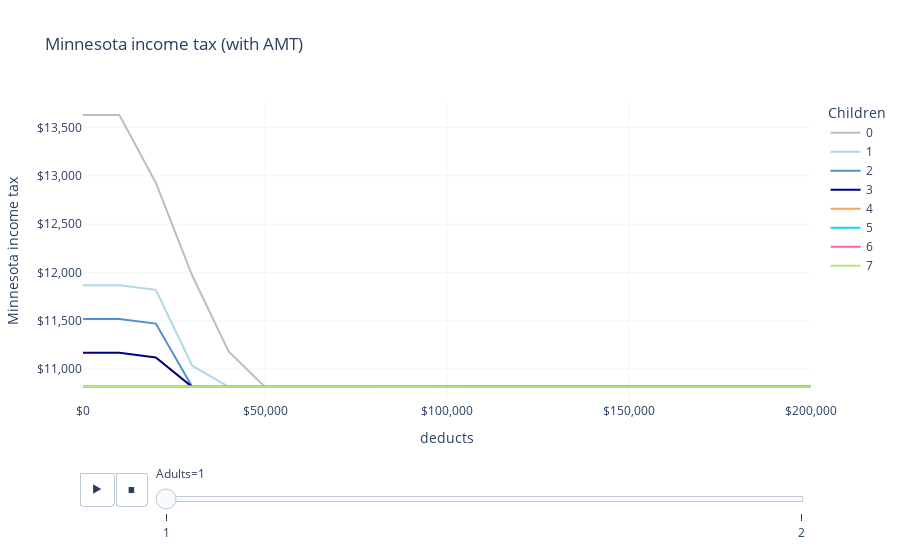

Here is the notebook cell this chart was saved with:
### Code cell
df = pd.concat(l)

LABELS = dict(
    employment_income="Employment income",
    state_income_tax="Minnesota income tax",
    mtr="Marginal tax rate",
    adults="Adults",
    children="Children",
    amt="Alternative minimum tax",
    basic_tax="Minnesota income tax without AMT",
    deduts="Minnesota itemizeded deductions"
)
LIGHT_GRAY = "#F5F5F5"
GRAY = "#BDBDBD"
BLUE = "#5091cc"
LIGHT_BLUE = "lightblue"
DARK_BLUE = "darkblue"

COLOR_MAP = {"0": GRAY, "1": LIGHT_BLUE, "2": BLUE, "3": DARK_BLUE}

fig = px.line(
    df,
    "deducts",
    "state_income_tax",
    color="children",
    animation_frame="adults",
    labels=LABELS,
    title="Minnesota income tax (with AMT)",
    color_discrete_map=COLOR_MAP,
)
fig.update_layout(
    xaxis_tickformat="$,",
    yaxis_tickformat="$,",
    plot_bgcolor="white",
    xaxis_gridcolor=LIGHT_GRAY,
    yaxis_gridcolor=LIGHT_GRAY,
)
fig.show()

### Figure 1 — Plotly figure (JSON) as saved in the notebook; plotly's stock layout.template omitted (floating-point values rounded to 4 significant figures)
{"data": [{"hovertemplate": "Children=0<br>Adults=1<br>deducts=%{x}<br>Minnesota income tax=%{y}<extra></extra>", "legendgroup": "0", "line": {"color": "#BDBDBD", "dash": "solid"}, "marker": {"symbol": "circle"}, "mode": "lines", "name": "0", "orientation": "v", "showlegend": true, "type": "scatter", "x": [0, 10000, 20000, 30000, 40000, 50000, 60000, 70000, 80000, 90000, 100000, 110000, 120000, 130000, 140000, 150000, 160000, 170000, 180000, 190000, 200000], "xaxis": "x", "y": [13629, 13629, 12930, 11969, 11184, 10817, 10817, 10817, 10817, 10817, 10817, 10818, 10818, 10818, 10818, 10818, 10818, 10818, 10818, 10818, 10818], "yaxis": "y"}, {"hovertemplate": "Children=1<br>Adults=1<br>deducts=%{x}<br>Minnesota income tax=%{y}<extra></extra>", "legendgroup": "1", "line": {"color": "lightblue", "dash": "solid"}, "marker": {"symbol": "circle"}, "mode": "lines", "name": "1", "orientation": "v", "showlegend": true, "type": "scatter", "x": [0, 10000, 20000, 30000, 40000, 50000, 60000, 70000, 80000, 90000, 100000, 110000, 120000, 130000, 140000, 150000, 160000, 170000, 180000, 190000, 200000], "xaxis": "x", "y": [11868, 11868, 11821, 11036, 10818, 10818, 10818, 10818, 10818, 10818, 10818, 10818, 10818, 10818, 10818, 10818, 10818, 10818, 10818, 10818, 10818], "yaxis": "y"}, {"hovertemplate": "Children=2<br>Adults=1<br>deducts=%{x}<br>Minnesota income tax=%{y}<extra></extra>", "legendgroup": "2", "line": {"color": "#5091cc", "dash": "solid"}, "marker": {"symbol": "circle"}, "mode": "lines", "name": "2", "orientation": "v", "showlegend": true, "type": "scatter", "x": [0, 10000, 20000, 30000, 40000, 50000, 60000, 70000, 80000, 90000, 100000, 110000, 120000, 130000, 140000, 150000, 160000, 170000, 180000, 190000, 200000], "xaxis": "x", "y": [11519, 11519, 11472, 10818, 10818, 10818, 10818, 10818, 10818, 10818, 10818, 10818, 10818, 10818, 10818, 10818, 10818, 10818, 10818, 10818, 10818], "yaxis": "y"}, {"hovertemplate": "Children=3<br>Adults=1<br>deducts=%{x}<br>Minnesota income tax=%{y}<extra></extra>", "legendgroup": "3", "line": {"color": "darkblue", "dash": "solid"}, "marker": {"symbol": "circle"}, "mode": "lines", "name": "3", "orientation": "v", "showlegend": true, "type": "scatter", "x": [0, 10000, 20000, 30000, 40000, 50000, 60000, 70000, 80000, 90000, 100000, 110000, 120000, 130000, 140000, 150000, 160000, 170000, 180000, 190000, 200000], "xaxis": "x", "y": [11170, 11170, 11122, 10817, 10817, 10818, 10818, 10818, 10818, 10818, 10818, 10818, 10818, 10818, 10818, 10818, 10818, 10818, 10818, 10818, 10818], "yaxis": "y"}, {"hovertemplate": "Children=4<br>Adults=1<br>deducts=%{x}<br>Minnesota income tax=%{y}<extra></extra>", "legendgroup": "4", "line": {"color": "#FFA15A", "dash": "solid"}, "marker": {"symbol": "circle"}, "mode": "lines", "name": "4", "orientation": "v", "showlegend": true, "type": "scatter", "x": [0, 10000, 20000, 30000, 40000, 50000, 60000, 70000, 80000, 90000, 100000, 110000, 120000, 130000, 140000, 150000, 160000, 170000, 180000, 190000, 200000], "xaxis": "x", "y": [10820, 10820, 10818, 10818, 10818, 10818, 10818, 10818, 10818, 10818, 10818, 10818, 10818, 10818, 10818, 10818, 10818, 10818, 10818, 10818, 10818], "yaxis": "y"}, {"hovertemplate": "Children=5<br>Adults=1<br>deducts=%{x}<br>Minnesota income tax=%{y}<extra></extra>", "legendgroup": "5", "line": {"color": "#19d3f3", "dash": "solid"}, "marker": {"symbol": "circle"}, "mode": "lines", "name": "5", "orientation": "v", "showlegend": true, "type": "scatter", "x": [0, 10000, 20000, 30000, 40000, 50000, 60000, 70000, 80000, 90000, 100000, 110000, 120000, 130000, 140000, 150000, 160000, 170000, 180000, 190000, 200000], "xaxis": "x", "y": [10818, 10818, 10818, 10818, 10818, 10818, 10818, 10818, 10818, 10818, 10818, 10818, 10818, 10818, 10818, 10818, 10818, 10818, 10818, 10818, 10818], "yaxis": "y"}, {"hovertemplate": "Children=6<br>Adults=1<br>deducts=%{x}<br>Minnesota income tax=%{y}<extra></extra>", "legendgroup": "6", "line": {"color": "#FF6692", "dash": "solid"}, "marker": {"symbol": "circle"}, "mode": "lines", "name": "6", "orientation": "v", "showlegend": true, "type": "scatter", "x": [0, 10000, 20000, 30000, 40000, 50000, 60000, 70000, 80000, 90000, 100000, 110000, 120000, 130000, 140000, 150000, 160000, 170000, 180000, 190000, 200000], "xaxis": "x", "y": [10818, 10818, 10817, 10817, 10818, 10818, 10818, 10818, 10818, 10818, 10818, 10818, 10818, 10818, 10818, 10818, 10818, 10818, 10818, 10818, 10818], "yaxis": "y"}, {"hovertemplate": "Children=7<br>Adults=1<br>deducts=%{x}<br>Minnesota income tax=%{y}<extra></extra>", "legendgroup": "7", "line": {"color": "#B6E880", "dash": "solid"}, "marker": {"symbol": "circle"}, "mode": "lines", "name": "7", "orientation": "v", "showlegend": true, "type": "scatter", "x": [0, 10000, 20000, 30000, 40000, 50000, 60000, 70000, 80000, 90000, 100000, 110000, 120000, 130000, 140000, 150000, 160000, 170000, 180000, 190000, 200000], "xaxis": "x", "y": [10818, 10818, 10818, 10818, 10818, 10818, 10818, 10818, 10818, 10818, 10818, 10818, 10818, 10818, 10817, 10817, 10817, 10818, 10818, 10818, 10818], "yaxis": "y"}], "layout": {"legend": {"title": {"text": "Children"}, "tracegroupgap": 0}, "plot_bgcolor": "white", "sliders": [{"active": 0, "currentvalue": {"prefix": "Adults="}, "len": 0.9, "pad": {"b": 10, "t": 60}, "steps": [{"args": [["1"], {"frame": {"duration": 0, "redraw": false}, "fromcurrent": true, "mode": "immediate", "transition": {"duration": 0, "easing": "linear"}}], "label": "1", "method": "animate"}, {"args": [["2"], {"frame": {"duration": 0, "redraw": false}, "fromcurrent": true, "mode": "immediate", "transition": {"duration": 0, "easing": "linear"}}], "label": "2", "method": "animate"}], "x": 0.1, "xanchor": "left", "y": 0, "yanchor": "top"}], "title": {"text": "Minnesota income tax (with AMT)"}, "updatemenus": [{"buttons": [{"args": [null, {"frame": {"duration": 500, "redraw": false}, "fromcurrent": true, "mode": "immediate", "transition": {"duration": 500, "easing": "linear"}}], "label": "&#9654;", "method": "animate"}, {"args": [[null], {"frame": {"duration": 0, "redraw": false}, "fromcurrent": true, "mode": "immediate", "transition": {"duration": 0, "easing": "linear"}}], "label": "&#9724;", "method": "animate"}], "direction": "left", "pad": {"r": 10, "t": 70}, "showactive": false, "type": "buttons", "x": 0.1, "xanchor": "right", "y": 0, "yanchor": "top"}], "xaxis": {"anchor": "y", "domain": [0, 1], "gridcolor": "#F5F5F5", "tickformat": "$,", "title": {"text": "deducts"}}, "yaxis": {"anchor": "x", "domain": [0, 1], "gridcolor": "#F5F5F5", "tickformat": "$,", "title": {"text": "Minnesota income tax"}}}}
